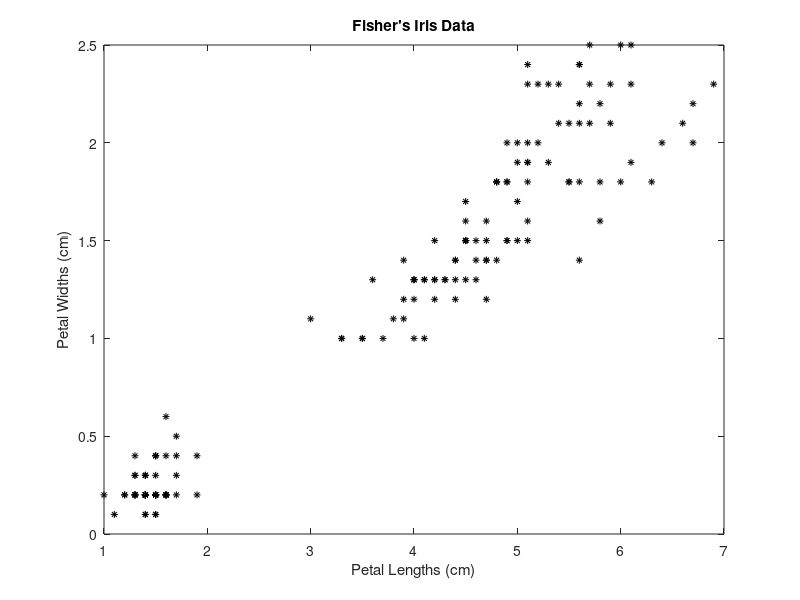
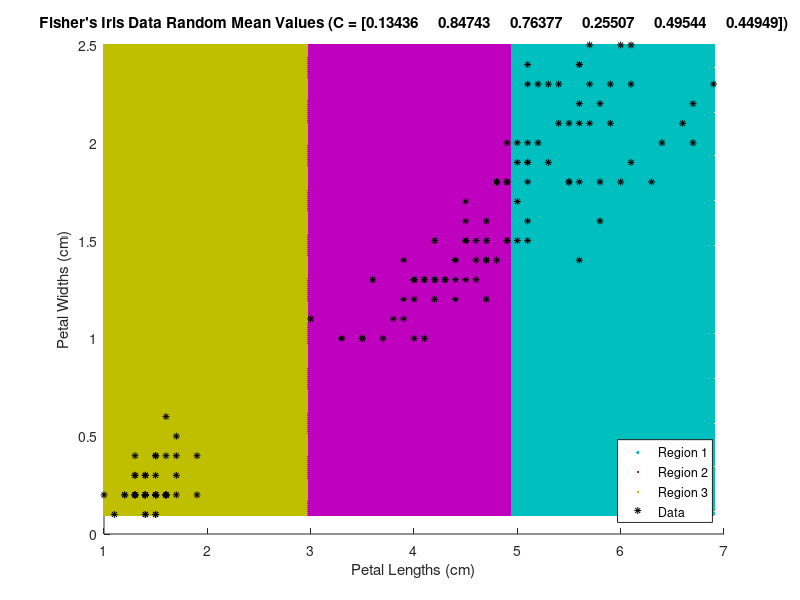

MATLAB code to generate these figures, in order: (Note: this script raises an error after producing the figures.)
clear; clc; close all;

% Load Fisher's iris data set. Use the petal lengths and widths as predictors.
load fisheriris
X = meas(:,3:4);

figure;
plot(X(:,1),X(:,2),'k*','MarkerSize',5);
title 'Fisher''s Iris Data';
xlabel 'Petal Lengths (cm)'; 
ylabel 'Petal Widths (cm)';

rng(1); % For reproducibility

C = rand(3,2); % Randomly initialized centroids
x1 = min(X(:,1)):0.01:max(X(:,1));
x2 = min(X(:,2)):0.01:max(X(:,2));
[x1G,x2G] = meshgrid(x1,x2);
XGrid = [x1G(:),x2G(:)]; % Defines a fine grid on the plot

% K-Means with random centroids
idx2Region = kmeans(XGrid,3,'MaxIter',25,'Start',C);
[idx,C_1,sumd] = kmeans(X,3,"Distance","sqeuclidean","Start",C);

% Assigns each node in the grid to the closest centroid
figure;
gscatter(XGrid(:,1),XGrid(:,2),idx2Region,...
    [0,0.75,0.75;0.75,0,0.75;0.75,0.75,0],'..');
hold on;
plot(X(:,1),X(:,2),'k*','MarkerSize',5);
title(['Fisher''s Iris Data Random Mean Values (C = [', num2str(C(:)'), '])']);
xlabel 'Petal Lengths (cm)';
ylabel 'Petal Widths (cm)'; 
legend('Region 1','Region 2','Region 3','Data','Location','SouthEast');
hold off;

% Measure Clustering Quality
Quality = class_quality(X,idx,C);

% K-Means with better initial centroids
C_better = [4.5, 1.5; 6, 2; 1.5, 0.25];
idx2Region_better = kmeans(XGrid,3,'MaxIter',1,'Start',C_better);
[idx2,C_better1,sumd2] = kmeans(X,3,'Start',C_better,'Distance','sqeuclidean');

% Assigns each node in the grid to the closest centroid
figure;
gscatter(XGrid(:,1),XGrid(:,2),idx2Region_better,...
    [0,0.75,0.75;0.75,0,0.75;0.75,0.75,0],'..');
hold on;
plot(X(:,1),X(:,2),'k*','MarkerSize',5);
title(['Fisher''s Iris Data Better Initialized Mean Values (C_{better} = [', num2str(C_better(:)'), '])']);
xlabel 'Petal Lengths (cm)';
ylabel 'Petal Widths (cm)'; 
legend('Region 1','Region 2','Region 3','Data','Location','SouthEast');
hold off;

% Measure Clustering Quality
Quality_better = class_quality(X,idx2,C_better1);

% K-Means with centroids based on class means
C_better2 = [mean(X(1:50,:)); mean(X(51:100,:)); mean(X(101:end,:))];
[idx3,C_better3,sumd3] = kmeans(X,3,'Start',C_better2,'Distance','sqeuclidean');
idx2Region_better2 = kmeans(XGrid,3,'MaxIter',1,'Start',C_better2);

% Assigns each node in the grid to the closest centroid
figure;
gscatter(XGrid(:,1),XGrid(:,2),idx2Region_better2,...
    [0,0.75,0.75;0.75,0,0.75;0.75,0.75,0],'..');
hold on;
plot(X(:,1),X(:,2),'k*','MarkerSize',5);
title(['Fisher''s Iris Data Better Initialized Mean Values 2 (C_{better2} = [', num2str(C_better2(:)'), '])']);
xlabel 'Petal Lengths (cm)';
ylabel 'Petal Widths (cm)'; 
legend('Region 1','Region 2','Region 3','Data','Location','SouthEast');
hold off;

% Measure Clustering Quality
Quality_better2 = class_quality(X,idx3,C_better3);
Quality_random = class_quality(X,idx3,C_1);

% Function to compute clustering quality
function Quality = class_quality(X,idx,C)
Quality = 0;
    for i = 1:length(X)
        Quality = Quality + norm(X(i,:) - C(idx(i),:)).^2;
    end
end
